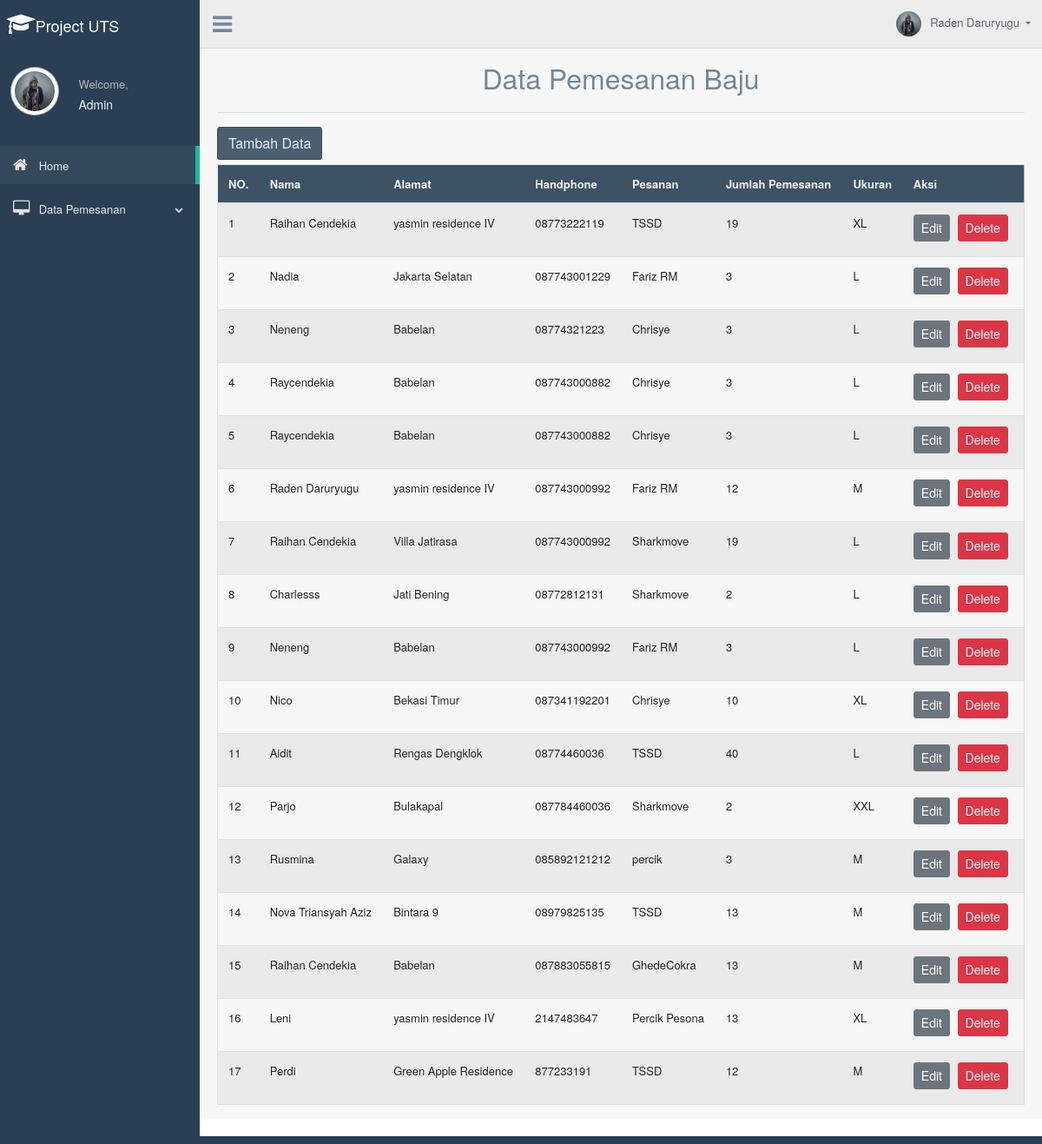
The page /user/admin/index.php?page=tampil_mhs on the database its author committed.
### tables this page shows
CREATE TABLE `t_penjualan` (
  `id_pemesanan` int(12) NOT NULL,
  `nama` varchar(70) NOT NULL,
  `alamat` varchar(128) NOT NULL,
  `handphone` varchar(12) NOT NULL,
  `pesanan` varchar(20) NOT NULL,
  `jml_pemesanan` int(12) NOT NULL,
  `ukuran` varchar(12) NOT NULL
);

### user/admin/tampil.php (the view, shortened to what this page needs)
<?php
include('config.php');
?>
	<div class="container" style="margin-top:20px">
		<center><font size="6">Data Pemesanan Baju</font></center>
		<hr>
		<a href="index.php?page=tambah"><button class="btn btn-dark right">Tambah Data</button></a>
		<div class="table-responsive">
		<table class="table table-striped jambo_table bulk_action">
			<thead>
				<tr>
					<th>NO.</th>
					<th>Nama</th>
					<th>Alamat</th>
					<th>Handphone</th>
					<th>Pesanan</th>
					<th>Jumlah Pemesanan</th>
					<th>Ukuran</th>
					<th>Aksi</th>
				</tr>
			</thead>
			<tbody>
				<?php
				$sql = mysqli_query($koneksi, "SELECT * FROM t_penjualan ORDER BY id_pemesanan DESC") or die(mysqli_error($koneksi));
				if(mysqli_num_rows($sql) > 0){
					$no = 1;
					while($data = mysqli_fetch_assoc($sql)){
						echo '
						<tr>
							<td>'.$no.'</td>
							<td>'.$data['nama'].'</td>
							<td>'.$data['alamat'].'</td>
							<td>'.$data['handphone'].'</td>
							<td>'.$data['pesanan'].'</td>
							<td>'.$data['jml_pemesanan'].'</td>
							<td>'.$data['ukuran'].'</td>
							<td>
								<a href="index.php?page=edit&id_pemesanan='.$data['id_pemesanan'].'" class="btn btn-secondary btn-sm">Edit</a>
								<a href="delete.php?id_pemesanan='.$data['id_pemesanan'].'" class="btn btn-danger btn-sm" onclick="return confirm(\'Yakin ingin menghapus data ini?\')">Delete</a>
							</td>
						</tr>
						';
						$no++;
					}
				}else{
					echo '
					<tr>
						<td colspan="6">Tidak ada data.</td>
					</tr>
					';
				}
				?>
		</table>
	</div>
	</div>

### user/admin/index.php (shortened to what this page needs)
<!DOCTYPE html>
<html lang="en">
  <head>
    <link href="../../assets/bootstrap/dist/css/bootstrap.min.css" rel="stylesheet">
    <link href="../../assets/font-awesome/css/font-awesome.min.css" rel="stylesheet">
    <link href="../../assets/nprogress/nprogress.css" rel="stylesheet">
    <link href="../../assets/iCheck/skins/flat/green.css" rel="stylesheet">
    <link href="../../assets/bootstrap-progressbar/css/bootstrap-progressbar-3.3.4.min.css" rel="stylesheet">
    <link href="../../assets/css/custom.min.css" rel="stylesheet">
  </head>
  <body class="nav-md">
    <div class="container body">
      <div class="main_container">
        <div class="col-md-3 left_col">
          <div class="left_col scroll-view">
            <div class="navbar nav_title" style="border: 0;">
            <center>
            &nbsp; <a href="index.php" class="fa fa-mortar-board fa-2x" style="color:#fff;"><span><font size="4.95" color="white" face="Helvetica Neue">Project UTS</font></span></a>
            </center>
            </div>
            <div class="profile clearfix">
              <div class="profile_pic">
                <img src="../../assets/images/daru.jpeg" alt="..." class="img-circle profile_img">
              </div>
              <div class="profile_info">
                <span>Welcome,</span>
                <h2>Admin</h2>
              </div>
            </div>
            <br />
            <div id="sidebar-menu" class="main_menu_side hidden-print main_menu">
              <div class="menu_section">
                <ul class="nav side-menu">
                  <li><a href="index.php"><i class="fa fa-home"></i> Home <span class="fa fa-chevron"></span></a>
                  </li>
                  <li><a href="#"><i class="fa fa-desktop"></i> Data Pemesanan <span class="fa fa-chevron-down"></span></a>
                  </li>
                </ul>
              </div>
            </div>
          </div>
        </div>
        <div class="top_nav">
          <div class="nav_menu">
              <div class="nav toggle">
                <a id="menu_toggle"><i class="fa fa-bars"></i></a>
              </div>
              <nav class="nav navbar-nav">
              <ul class=" navbar-right">
                <li class="nav-item dropdown open" >
                  <a href="#" class="user-profile dropdown-toggle" aria-haspopup="true" id="navbarDropdown" data-toggle="dropdown" aria-expanded="false">
                    <img src="../../assets/images/daru.jpeg" alt="">Raden Daruryugu
                  </a>
                </li>
              </ul>
            </nav>
          </div>
        </div>
        <div class="right_col" role="main">
      <?php
      $queries = array();
      parse_str($_SERVER['QUERY_STRING'], $queries);
      switch ($queries['page']) {
      	case 'tampil_mhs':
      		include 'tampil.php';
      		break;
        }
        ?>
        </div>
        <footer>
        </footer>
      </div>
    </div>
  </body>
</html>

### rows shown on the page
t_penjualan: nama "Raihan Cendekia", alamat "yasmin residence IV", handphone "08773222119", pesanan "TSSD", jml_pemesanan "19", ukuran "XL"
t_penjualan: nama "Nadia", alamat "Jakarta Selatan", handphone "087743001229", pesanan "Fariz RM", jml_pemesanan "3", ukuran "L"
t_penjualan: nama "Neneng", alamat "Babelan", handphone "08774321223", pesanan "Chrisye", jml_pemesanan "3", ukuran "L"
t_penjualan: nama "Raycendekia", alamat "Babelan", handphone "087743000882", pesanan "Chrisye", jml_pemesanan "3", ukuran "L"
t_penjualan: nama "Raycendekia", alamat "Babelan", handphone "087743000882", pesanan "Chrisye", jml_pemesanan "3", ukuran "L"
t_penjualan: nama "Raden Daruryugu", alamat "yasmin residence IV", handphone "087743000992", pesanan "Fariz RM", jml_pemesanan "12", ukuran "M"
t_penjualan: nama "Raihan Cendekia", alamat "Villa Jatirasa", handphone "087743000992", pesanan "Sharkmove", jml_pemesanan "19", ukuran "L"
t_penjualan: nama "Charlesss", alamat "Jati Bening", handphone "08772812131", pesanan "Sharkmove", jml_pemesanan "2", ukuran "L"
t_penjualan: nama "Neneng", alamat "Babelan", handphone "087743000992", pesanan "Fariz RM", jml_pemesanan "3", ukuran "L"
t_penjualan: nama "Nico", alamat "Bekasi Timur", handphone "087341192201", pesanan "Chrisye", jml_pemesanan "10", ukuran "XL"
t_penjualan: nama "Aidit", alamat "Rengas Dengklok", handphone "08774460036", pesanan "TSSD", jml_pemesanan "40", ukuran "L"
t_penjualan: nama "Parjo", alamat "Bulakapal", handphone "087784460036", pesanan "Sharkmove", jml_pemesanan "2", ukuran "XXL"
t_penjualan: nama "Rusmina", alamat "Galaxy", handphone "085892121212", pesanan "percik", jml_pemesanan "3", ukuran "M"
t_penjualan: nama "Nova Triansyah Aziz", alamat "Bintara 9", handphone "08979825135", pesanan "TSSD", jml_pemesanan "13", ukuran "M"
t_penjualan: nama "Raihan Cendekia", alamat "Babelan", handphone "087883055815", pesanan "GhedeCokra", jml_pemesanan "13", ukuran "M"
t_penjualan: nama "Leni", alamat "yasmin residence IV", handphone "2147483647", pesanan "Percik Pesona", jml_pemesanan "13", ukuran "XL"
t_penjualan: nama "Perdi", alamat "Green Apple Residence", handphone "877233191", pesanan "TSSD", jml_pemesanan "12", ukuran "M"
